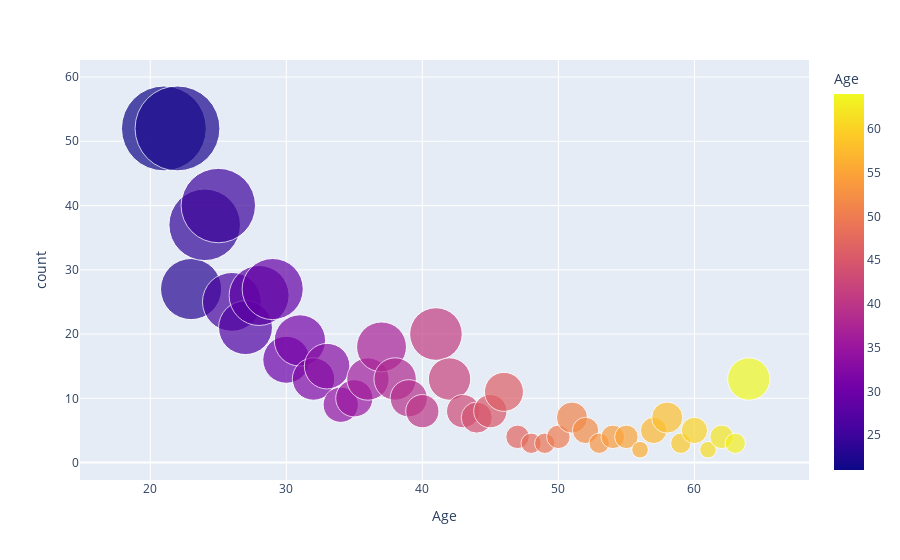

The code cell stored with this chart in its notebook:
### Code cell
# visualization of age count
fig_2 = ex.scatter(Age_counts, x='Age', y='count', size='count', color= 'Age', hover_name='Age',log_y=False, size_max=60)
fig_2.show()

### Figure 1 — Plotly figure (JSON) as saved in the notebook; plotly's stock layout.template omitted (floating-point values rounded to 4 significant figures)
{"data": [{"hovertemplate": "<b>%{hovertext}</b><br><br>Age=%{marker.color}<br>count=%{marker.size}<extra></extra>", "hovertext": [21, 22, 23, 24, 25, 26, 27, 28, 29, 30, 31, 32, 33, 34, 35, 36, 37, 38, 39, 40, 41, 42, 43, 44, 45, 46, 47, 48, 49, 50, 51, 52, 53, 54, 55, 56, 57, 58, 59, 60, 61, 62, 63, 64], "legendgroup": "", "marker": {"color": [21, 22, 23, 24, 25, 26, 27, 28, 29, 30, 31, 32, 33, 34, 35, 36, 37, 38, 39, 40, 41, 42, 43, 44, 45, 46, 47, 48, 49, 50, 51, 52, 53, 54, 55, 56, 57, 58, 59, 60, 61, 62, 63, 64], "coloraxis": "coloraxis", "size": [52, 52, 27, 37, 40, 25, 21, 26, 27, 16, 19, 13, 15, 9, 10, 13, 18, 13, 10, 8, 20, 13, 8, 7, 8, 11, 4, 3, 3, 4, 7, 5, 3, 4, 4, 2, 5, 7, 3, 5, 2, 4, 3, 13], "sizemode": "area", "sizeref": 0.01444, "symbol": "circle"}, "mode": "markers", "name": "", "orientation": "v", "showlegend": false, "type": "scatter", "x": [21, 22, 23, 24, 25, 26, 27, 28, 29, 30, 31, 32, 33, 34, 35, 36, 37, 38, 39, 40, 41, 42, 43, 44, 45, 46, 47, 48, 49, 50, 51, 52, 53, 54, 55, 56, 57, 58, 59, 60, 61, 62, 63, 64], "xaxis": "x", "y": [52, 52, 27, 37, 40, 25, 21, 26, 27, 16, 19, 13, 15, 9, 10, 13, 18, 13, 10, 8, 20, 13, 8, 7, 8, 11, 4, 3, 3, 4, 7, 5, 3, 4, 4, 2, 5, 7, 3, 5, 2, 4, 3, 13], "yaxis": "y"}], "layout": {"coloraxis": {"colorbar": {"title": {"text": "Age"}}, "colorscale": [[0, "#0d0887"], [0.1111, "#46039f"], [0.2222, "#7201a8"], [0.3333, "#9c179e"], [0.4444, "#bd3786"], [0.5556, "#d8576b"], [0.6667, "#ed7953"], [0.7778, "#fb9f3a"], [0.8889, "#fdca26"], [1, "#f0f921"]]}, "legend": {"itemsizing": "constant", "tracegroupgap": 0}, "margin": {"t": 60}, "xaxis": {"anchor": "y", "domain": [0, 1], "title": {"text": "Age"}}, "yaxis": {"anchor": "x", "domain": [0, 1], "title": {"text": "count"}}}}
